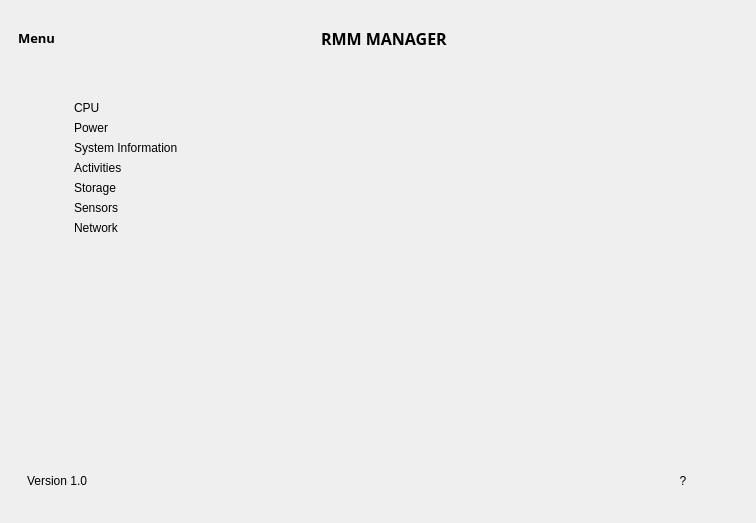
<?xml version='1.0' encoding='utf-8'?>
<ui version="4.0">
 <class>MainWindow</class>
 <widget class="QMainWindow" name="MainWindow">
  <property name="geometry">
   <rect>
    <x>0</x>
    <y>0</y>
    <width>756</width>
    <height>523</height>
   </rect>
  </property>
  <property name="sizePolicy">
   <sizepolicy hsizetype="Preferred" vsizetype="Expanding">
    <horstretch>0</horstretch>
    <verstretch>0</verstretch>
   </sizepolicy>
  </property>
  <property name="windowTitle">
   <string>MainWindow</string>
  </property>
  <property name="styleSheet">
   <string notr="true">*{
border: none;
}</string>
  </property>
  <widget class="QWidget" name="centralwidget">
   <layout class="QVBoxLayout" name="verticalLayout">
    <item alignment="Qt::AlignmentFlag::AlignTop">
     <widget class="QFrame" name="header_frame">
      <property name="frameShape">
       <enum>QFrame::Shape::NoFrame</enum>
      </property>
      <property name="frameShadow">
       <enum>QFrame::Shadow::Raised</enum>
      </property>
      <layout class="QHBoxLayout" name="horizontalLayout_4">
       <item>
        <widget class="QFrame" name="header_left">
         <property name="frameShape">
          <enum>QFrame::Shape::StyledPanel</enum>
         </property>
         <property name="frameShadow">
          <enum>QFrame::Shadow::Raised</enum>
         </property>
         <layout class="QHBoxLayout" name="horizontalLayout_7">
          <property name="spacing">
           <number>0</number>
          </property>
          <property name="leftMargin">
           <number>0</number>
          </property>
          <property name="topMargin">
           <number>0</number>
          </property>
          <property name="rightMargin">
           <number>0</number>
          </property>
          <property name="bottomMargin">
           <number>0</number>
          </property>
          <item alignment="Qt::AlignmentFlag::AlignLeft">
           <widget class="QPushButton" name="pushButton_2">
            <property name="font">
             <font>
              <family>ROG Fonts</family>
              <pointsize>10</pointsize>
              <bold>true</bold>
             </font>
            </property>
            <property name="text">
             <string>Menu</string>
            </property>
            <property name="icon">
             <iconset resource="../Qss/icons/_icons.qrc">
              <normaloff>:/feather/icons/feather/menu.png</normaloff>:/feather/icons/feather/menu.png</iconset>
            </property>
            <property name="iconSize">
             <size>
              <width>32</width>
              <height>32</height>
             </size>
            </property>
           </widget>
          </item>
         </layout>
        </widget>
       </item>
       <item alignment="Qt::AlignmentFlag::AlignHCenter">
        <widget class="QFrame" name="header_center">
         <property name="frameShape">
          <enum>QFrame::Shape::StyledPanel</enum>
         </property>
         <property name="frameShadow">
          <enum>QFrame::Shadow::Raised</enum>
         </property>
         <layout class="QHBoxLayout" name="horizontalLayout_3">
          <item>
           <widget class="QLabel" name="title_icon">
            <property name="maximumSize">
             <size>
              <width>30</width>
              <height>30</height>
             </size>
            </property>
            <property name="autoFillBackground">
             <bool>false</bool>
            </property>
            <property name="text">
             <string />
            </property>
            <property name="pixmap">
             <pixmap resource="../Qss/icons/_icons.qrc">:/material_design/icons/material_design/airplay.png</pixmap>
            </property>
            <property name="scaledContents">
             <bool>true</bool>
            </property>
           </widget>
          </item>
          <item>
           <widget class="QLabel" name="title">
            <property name="font">
             <font>
              <family>ROG Fonts</family>
              <pointsize>12</pointsize>
              <bold>true</bold>
             </font>
            </property>
            <property name="text">
             <string>RMM MANAGER</string>
            </property>
           </widget>
          </item>
         </layout>
        </widget>
       </item>
       <item alignment="Qt::AlignmentFlag::AlignRight">
        <widget class="QFrame" name="header_right">
         <property name="frameShape">
          <enum>QFrame::Shape::StyledPanel</enum>
         </property>
         <property name="frameShadow">
          <enum>QFrame::Shadow::Raised</enum>
         </property>
         <layout class="QHBoxLayout" name="horizontalLayout_2">
          <property name="spacing">
           <number>10</number>
          </property>
          <property name="leftMargin">
           <number>0</number>
          </property>
          <property name="topMargin">
           <number>0</number>
          </property>
          <property name="rightMargin">
           <number>0</number>
          </property>
          <property name="bottomMargin">
           <number>0</number>
          </property>
          <item>
           <widget class="QPushButton" name="minimize_button">
            <property name="text">
             <string />
            </property>
            <property name="icon">
             <iconset resource="../Qss/icons/_icons.qrc">
              <normaloff>:/feather/icons/feather/window_minimize.png</normaloff>:/feather/icons/feather/window_minimize.png</iconset>
            </property>
           </widget>
          </item>
          <item>
           <widget class="QPushButton" name="resize_button">
            <property name="text">
             <string />
            </property>
            <property name="icon">
             <iconset resource="../Qss/icons/_icons.qrc">
              <normaloff>:/font_awesome_regular/icons/font_awesome/regular/window-restore.png</normaloff>:/font_awesome_regular/icons/font_awesome/regular/window-restore.png</iconset>
            </property>
           </widget>
          </item>
          <item>
           <widget class="QPushButton" name="close_button">
            <property name="text">
             <string />
            </property>
            <property name="icon">
             <iconset resource="../Qss/icons/_icons.qrc">
              <normaloff>:/feather/icons/feather/window_close.png</normaloff>:/feather/icons/feather/window_close.png</iconset>
            </property>
           </widget>
          </item>
         </layout>
        </widget>
       </item>
      </layout>
     </widget>
    </item>
    <item>
     <widget class="QFrame" name="main_body_frame">
      <property name="sizePolicy">
       <sizepolicy hsizetype="Preferred" vsizetype="Expanding">
        <horstretch>0</horstretch>
        <verstretch>0</verstretch>
       </sizepolicy>
      </property>
      <property name="minimumSize">
       <size>
        <width>0</width>
        <height>0</height>
       </size>
      </property>
      <property name="frameShape">
       <enum>QFrame::Shape::NoFrame</enum>
      </property>
      <property name="frameShadow">
       <enum>QFrame::Shadow::Raised</enum>
      </property>
      <layout class="QHBoxLayout" name="horizontalLayout_8">
       <property name="spacing">
        <number>0</number>
       </property>
       <property name="leftMargin">
        <number>0</number>
       </property>
       <property name="topMargin">
        <number>0</number>
       </property>
       <property name="rightMargin">
        <number>0</number>
       </property>
       <property name="bottomMargin">
        <number>0</number>
       </property>
       <item alignment="Qt::AlignmentFlag::AlignLeft">
        <widget class="QFrame" name="left_main">
         <property name="frameShape">
          <enum>QFrame::Shape::StyledPanel</enum>
         </property>
         <property name="frameShadow">
          <enum>QFrame::Shadow::Raised</enum>
         </property>
         <layout class="QHBoxLayout" name="horizontalLayout_9">
          <item>
           <widget class="QFrame" name="left_menu">
            <property name="frameShape">
             <enum>QFrame::Shape::StyledPanel</enum>
            </property>
            <property name="frameShadow">
             <enum>QFrame::Shadow::Raised</enum>
            </property>
            <layout class="QHBoxLayout" name="horizontalLayout_10">
             <item alignment="Qt::AlignmentFlag::AlignTop">
              <widget class="QFrame" name="menu">
               <property name="frameShape">
                <enum>QFrame::Shape::StyledPanel</enum>
               </property>
               <property name="frameShadow">
                <enum>QFrame::Shadow::Raised</enum>
               </property>
               <layout class="QGridLayout" name="gridLayout">
                <item row="3" column="1">
                 <widget class="QLabel" name="label_5">
                  <property name="text">
                   <string>Activities</string>
                  </property>
                 </widget>
                </item>
                <item row="0" column="1">
                 <widget class="QLabel" name="label_2">
                  <property name="text">
                   <string>CPU</string>
                  </property>
                 </widget>
                </item>
                <item row="3" column="0">
                 <widget class="QPushButton" name="pushButton_6">
                  <property name="text">
                   <string />
                  </property>
                  <property name="icon">
                   <iconset resource="../Qss/icons/_icons.qrc">
                    <normaloff>:/feather/icons/feather/activity.png</normaloff>:/feather/icons/feather/activity.png</iconset>
                  </property>
                  <property name="iconSize">
                   <size>
                    <width>30</width>
                    <height>30</height>
                   </size>
                  </property>
                 </widget>
                </item>
                <item row="0" column="0">
                 <widget class="QPushButton" name="pushButton">
                  <property name="text">
                   <string />
                  </property>
                  <property name="icon">
                   <iconset resource="../Qss/icons/_icons.qrc">
                    <normaloff>:/feather/icons/feather/cpu.png</normaloff>:/feather/icons/feather/cpu.png</iconset>
                  </property>
                  <property name="iconSize">
                   <size>
                    <width>30</width>
                    <height>30</height>
                   </size>
                  </property>
                 </widget>
                </item>
                <item row="1" column="1">
                 <widget class="QLabel" name="label_3">
                  <property name="text">
                   <string>Power</string>
                  </property>
                 </widget>
                </item>
                <item row="1" column="0">
                 <widget class="QPushButton" name="pushButton_4">
                  <property name="text">
                   <string />
                  </property>
                  <property name="icon">
                   <iconset resource="../Qss/icons/_icons.qrc">
                    <normaloff>:/feather/icons/feather/zap.png</normaloff>:/feather/icons/feather/zap.png</iconset>
                  </property>
                  <property name="iconSize">
                   <size>
                    <width>30</width>
                    <height>30</height>
                   </size>
                  </property>
                 </widget>
                </item>
                <item row="5" column="1">
                 <widget class="QLabel" name="label_7">
                  <property name="text">
                   <string>Sensors</string>
                  </property>
                 </widget>
                </item>
                <item row="4" column="1">
                 <widget class="QLabel" name="label_6">
                  <property name="text">
                   <string>Storage</string>
                  </property>
                 </widget>
                </item>
                <item row="2" column="1">
                 <widget class="QLabel" name="label_4">
                  <property name="text">
                   <string>System Information</string>
                  </property>
                 </widget>
                </item>
                <item row="2" column="0">
                 <widget class="QPushButton" name="pushButton_5">
                  <property name="text">
                   <string />
                  </property>
                  <property name="icon">
                   <iconset resource="../Qss/icons/_icons.qrc">
                    <normaloff>:/feather/icons/feather/monitor.png</normaloff>:/feather/icons/feather/monitor.png</iconset>
                  </property>
                  <property name="iconSize">
                   <size>
                    <width>30</width>
                    <height>30</height>
                   </size>
                  </property>
                 </widget>
                </item>
                <item row="6" column="1">
                 <widget class="QLabel" name="label_8">
                  <property name="text">
                   <string>Network</string>
                  </property>
                 </widget>
                </item>
                <item row="4" column="0">
                 <widget class="QPushButton" name="pushButton_7">
                  <property name="text">
                   <string />
                  </property>
                  <property name="icon">
                   <iconset resource="../Qss/icons/_icons.qrc">
                    <normaloff>:/feather/icons/feather/disc.png</normaloff>:/feather/icons/feather/disc.png</iconset>
                  </property>
                  <property name="iconSize">
                   <size>
                    <width>30</width>
                    <height>30</height>
                   </size>
                  </property>
                 </widget>
                </item>
                <item row="5" column="0">
                 <widget class="QPushButton" name="pushButton_8">
                  <property name="text">
                   <string />
                  </property>
                  <property name="icon">
                   <iconset resource="../Qss/icons/_icons.qrc">
                    <normaloff>:/font_awesome_solid/icons/font_awesome/solid/temperature-empty.png</normaloff>:/font_awesome_solid/icons/font_awesome/solid/temperature-empty.png</iconset>
                  </property>
                  <property name="iconSize">
                   <size>
                    <width>30</width>
                    <height>30</height>
                   </size>
                  </property>
                 </widget>
                </item>
                <item row="6" column="0">
                 <widget class="QPushButton" name="pushButton_9">
                  <property name="text">
                   <string />
                  </property>
                  <property name="icon">
                   <iconset resource="../Qss/icons/_icons.qrc">
                    <normaloff>:/font_awesome_solid/icons/font_awesome/solid/network-wired.png</normaloff>:/font_awesome_solid/icons/font_awesome/solid/network-wired.png</iconset>
                  </property>
                  <property name="iconSize">
                   <size>
                    <width>30</width>
                    <height>30</height>
                   </size>
                  </property>
                 </widget>
                </item>
               </layout>
              </widget>
             </item>
            </layout>
           </widget>
          </item>
         </layout>
        </widget>
       </item>
       <item>
        <widget class="QFrame" name="center_main">
         <property name="frameShape">
          <enum>QFrame::Shape::StyledPanel</enum>
         </property>
         <property name="frameShadow">
          <enum>QFrame::Shadow::Raised</enum>
         </property>
        </widget>
       </item>
       <item>
        <widget class="QFrame" name="right_main">
         <property name="frameShape">
          <enum>QFrame::Shape::StyledPanel</enum>
         </property>
         <property name="frameShadow">
          <enum>QFrame::Shadow::Raised</enum>
         </property>
        </widget>
       </item>
      </layout>
     </widget>
    </item>
    <item alignment="Qt::AlignmentFlag::AlignBottom">
     <widget class="QFrame" name="footer_frame">
      <property name="minimumSize">
       <size>
        <width>0</width>
        <height>0</height>
       </size>
      </property>
      <property name="frameShape">
       <enum>QFrame::Shape::NoFrame</enum>
      </property>
      <property name="frameShadow">
       <enum>QFrame::Shadow::Raised</enum>
      </property>
      <layout class="QHBoxLayout" name="horizontalLayout">
       <item>
        <widget class="QFrame" name="footer_left">
         <property name="frameShape">
          <enum>QFrame::Shape::StyledPanel</enum>
         </property>
         <property name="frameShadow">
          <enum>QFrame::Shadow::Raised</enum>
         </property>
         <layout class="QHBoxLayout" name="horizontalLayout_5">
          <item>
           <widget class="QLabel" name="label">
            <property name="text">
             <string>Version 1.0</string>
            </property>
           </widget>
          </item>
         </layout>
        </widget>
       </item>
       <item>
        <widget class="QFrame" name="footer_right">
         <property name="frameShape">
          <enum>QFrame::Shape::StyledPanel</enum>
         </property>
         <property name="frameShadow">
          <enum>QFrame::Shadow::Raised</enum>
         </property>
         <layout class="QHBoxLayout" name="horizontalLayout_6">
          <item alignment="Qt::AlignmentFlag::AlignRight">
           <widget class="QPushButton" name="pushButton_3">
            <property name="minimumSize">
             <size>
              <width>60</width>
              <height>30</height>
             </size>
            </property>
            <property name="text">
             <string>?</string>
            </property>
           </widget>
          </item>
         </layout>
        </widget>
       </item>
       <item>
        <widget class="QFrame" name="size_grip">
         <property name="minimumSize">
          <size>
           <width>10</width>
           <height>10</height>
          </size>
         </property>
         <property name="maximumSize">
          <size>
           <width>10</width>
           <height>10</height>
          </size>
         </property>
         <property name="frameShape">
          <enum>QFrame::Shape::StyledPanel</enum>
         </property>
         <property name="frameShadow">
          <enum>QFrame::Shadow::Raised</enum>
         </property>
        </widget>
       </item>
      </layout>
     </widget>
    </item>
   </layout>
  </widget>
 </widget>
 <connections />
<customwidgets><customwidget><class>QPushButton</class><extends>QPushButton</extends><header location="global">Custom_Widgets.Theme.h</header><container>1</container></customwidget><customwidget><class>QLabel</class><extends>QLabel</extends><header location="global">Custom_Widgets.Theme.h</header><container>1</container></customwidget></customwidgets></ui>
